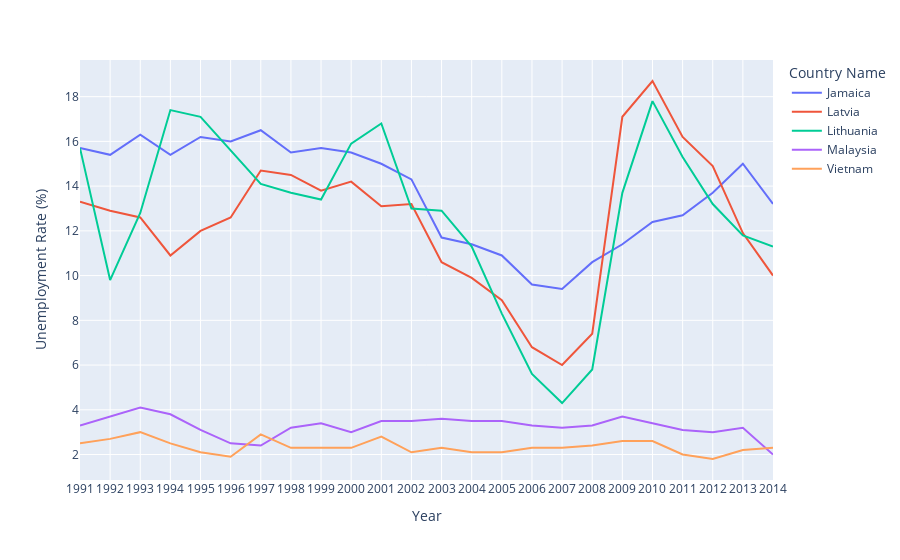

The code cell stored with this chart in its notebook:
### Markdown cell above
### Section 2 - Data Visualisation

### Code cell
# let's select some of the countries as a visualisation example
slctd =['JAM','MYS','LVA','LTU','VNM']
slctd_data = unemp1.copy()
slctd_data = slctd_data[slctd_data['Country Code'].isin(slctd)]
slctd_data.sort_values(by='Year',inplace=True)
fig = px.line(slctd_data,x='Year',y='Unemployment Rate (%)',color='Country Name')
fig.show()

### Figure 1 — Plotly figure (JSON) as saved in the notebook; plotly's stock layout.template omitted (floating-point values rounded to 4 significant figures)
{"data": [{"hovertemplate": "Country Name=Jamaica<br>Year=%{x}<br>Unemployment Rate (%)=%{y}<extra></extra>", "legendgroup": "Jamaica", "line": {"color": "#636efa", "dash": "solid"}, "marker": {"symbol": "circle"}, "mode": "lines", "name": "Jamaica", "orientation": "v", "showlegend": true, "type": "scatter", "x": ["1991", "1992", "1993", "1994", "1995", "1996", "1997", "1998", "1999", "2000", "2001", "2002", "2003", "2004", "2005", "2006", "2007", "2008", "2009", "2010", "2011", "2012", "2013", "2014"], "xaxis": "x", "y": [15.7, 15.4, 16.3, 15.4, 16.2, 16, 16.5, 15.5, 15.7, 15.5, 15, 14.3, 11.7, 11.4, 10.9, 9.6, 9.4, 10.6, 11.4, 12.4, 12.7, 13.7, 15, 13.2], "yaxis": "y"}, {"hovertemplate": "Country Name=Latvia<br>Year=%{x}<br>Unemployment Rate (%)=%{y}<extra></extra>", "legendgroup": "Latvia", "line": {"color": "#EF553B", "dash": "solid"}, "marker": {"symbol": "circle"}, "mode": "lines", "name": "Latvia", "orientation": "v", "showlegend": true, "type": "scatter", "x": ["1991", "1992", "1993", "1994", "1995", "1996", "1997", "1998", "1999", "2000", "2001", "2002", "2003", "2004", "2005", "2006", "2007", "2008", "2009", "2010", "2011", "2012", "2013", "2014"], "xaxis": "x", "y": [13.3, 12.9, 12.6, 10.9, 12, 12.6, 14.7, 14.5, 13.8, 14.2, 13.1, 13.2, 10.6, 9.9, 8.9, 6.8, 6, 7.4, 17.1, 18.7, 16.2, 14.9, 11.9, 10], "yaxis": "y"}, {"hovertemplate": "Country Name=Lithuania<br>Year=%{x}<br>Unemployment Rate (%)=%{y}<extra></extra>", "legendgroup": "Lithuania", "line": {"color": "#00cc96", "dash": "solid"}, "marker": {"symbol": "circle"}, "mode": "lines", "name": "Lithuania", "orientation": "v", "showlegend": true, "type": "scatter", "x": ["1991", "1992", "1993", "1994", "1995", "1996", "1997", "1998", "1999", "2000", "2001", "2002", "2003", "2004", "2005", "2006", "2007", "2008", "2009", "2010", "2011", "2012", "2013", "2014"], "xaxis": "x", "y": [15.7, 9.8, 12.8, 17.4, 17.1, 15.6, 14.1, 13.7, 13.4, 15.9, 16.8, 13, 12.9, 11.3, 8.3, 5.6, 4.3, 5.8, 13.7, 17.8, 15.3, 13.2, 11.8, 11.3], "yaxis": "y"}, {"hovertemplate": "Country Name=Malaysia<br>Year=%{x}<br>Unemployment Rate (%)=%{y}<extra></extra>", "legendgroup": "Malaysia", "line": {"color": "#ab63fa", "dash": "solid"}, "marker": {"symbol": "circle"}, "mode": "lines", "name": "Malaysia", "orientation": "v", "showlegend": true, "type": "scatter", "x": ["1991", "1992", "1993", "1994", "1995", "1996", "1997", "1998", "1999", "2000", "2001", "2002", "2003", "2004", "2005", "2006", "2007", "2008", "2009", "2010", "2011", "2012", "2013", "2014"], "xaxis": "x", "y": [3.3, 3.7, 4.1, 3.8, 3.1, 2.5, 2.4, 3.2, 3.4, 3, 3.5, 3.5, 3.6, 3.5, 3.5, 3.3, 3.2, 3.3, 3.7, 3.4, 3.1, 3, 3.2, 2], "yaxis": "y"}, {"hovertemplate": "Country Name=Vietnam<br>Year=%{x}<br>Unemployment Rate (%)=%{y}<extra></extra>", "legendgroup": "Vietnam", "line": {"color": "#FFA15A", "dash": "solid"}, "marker": {"symbol": "circle"}, "mode": "lines", "name": "Vietnam", "orientation": "v", "showlegend": true, "type": "scatter", "x": ["1991", "1992", "1993", "1994", "1995", "1996", "1997", "1998", "1999", "2000", "2001", "2002", "2003", "2004", "2005", "2006", "2007", "2008", "2009", "2010", "2011", "2012", "2013", "2014"], "xaxis": "x", "y": [2.5, 2.7, 3, 2.5, 2.1, 1.9, 2.9, 2.3, 2.3, 2.3, 2.8, 2.1, 2.3, 2.1, 2.1, 2.3, 2.3, 2.4, 2.6, 2.6, 2, 1.8, 2.2, 2.3], "yaxis": "y"}], "layout": {"legend": {"title": {"text": "Country Name"}, "tracegroupgap": 0}, "margin": {"t": 60}, "xaxis": {"anchor": "y", "domain": [0, 1], "title": {"text": "Year"}}, "yaxis": {"anchor": "x", "domain": [0, 1], "title": {"text": "Unemployment Rate (%)"}}}}
